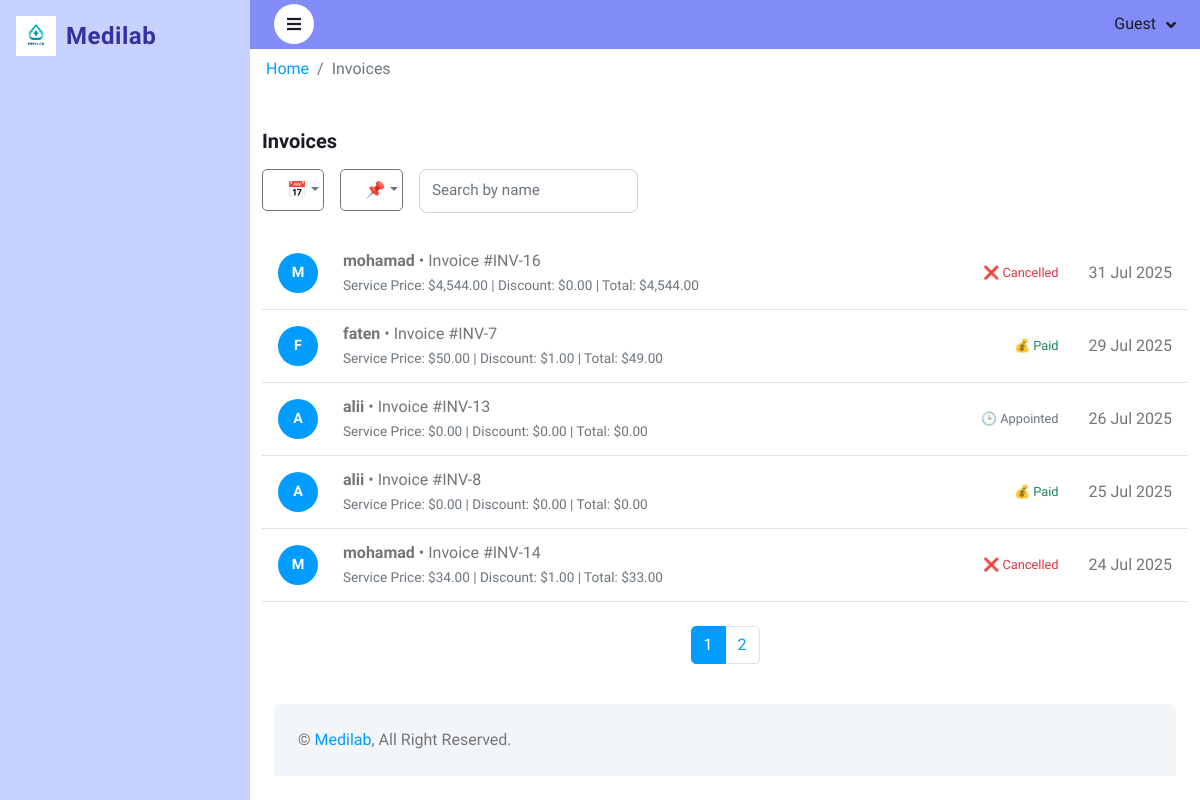
The page /admininvoices.php on the database its author committed.
### tables this page shows
CREATE TABLE IF NOT EXISTS `appointments` (
  `AppID` int(11) NOT NULL AUTO_INCREMENT,
  `PatientID` int(11) DEFAULT NULL,
  `RecepID` int(11) DEFAULT NULL,
  `DepID` int(11) DEFAULT NULL,
  `DocID` int(11) DEFAULT NULL,
  `FullName` varchar(150) NOT NULL,
  `AppDate` date NOT NULL,
  `StartTime` time NOT NULL,
  `Price` decimal(10,2) NOT NULL,
  `Discount` decimal(10,2) DEFAULT '0.00',
  `Total` decimal(10,2) GENERATED ALWAYS AS ((`Price` - `Discount`)) STORED,
  `Status` enum('Paid','Cancel','Appointed') NOT NULL DEFAULT 'Appointed',
  `CreatedAt` timestamp NULL DEFAULT CURRENT_TIMESTAMP,
  `Approved` tinyint(1) DEFAULT '0',
  `message` text,
  `PaymentAmount` decimal(10,2) DEFAULT '0.00',
  `RemainingAmount` decimal(10,2) NOT NULL DEFAULT '0.00',
  PRIMARY KEY (`AppID`),
  KEY `PatientID` (`PatientID`),
  KEY `RecepID` (`RecepID`),
  KEY `DepID` (`DepID`),
  KEY `DocID` (`DocID`)
);

CREATE TABLE IF NOT EXISTS `patient` (
  `PatientID` int(11) NOT NULL AUTO_INCREMENT,
  `FullName` varchar(150) NOT NULL,
  `Email` varchar(100) DEFAULT NULL,
  `Password` varchar(255) DEFAULT NULL,
  `Gender` enum('Male','Female') NOT NULL,
  `DOB` date NOT NULL,
  `Phone` varchar(20) DEFAULT NULL,
  PRIMARY KEY (`PatientID`)
);

### admininvoices.php (the view, shortened to what this page needs)
<?php require('common/head.php'); ?>
<body>
<?php require('common/sidebar.php'); ?>
<div class="content">
<?php require('common/navbar.php'); ?>
<div class="container-fluid py-2 px-3">
  <nav aria-label="breadcrumb">
    <ol class="breadcrumb mb-2">
      <li class="breadcrumb-item"><a href="index.php">Home</a></li>
      <li class="breadcrumb-item active" aria-current="page">Invoices</li>
    </ol>
  </nav>
</div>
<div class="container">
  <h5 class="section-title">Invoices</h5>
  <form id="filterForm" class="row g-3 mb-4" method="get">
    <div class="col-md-1 dropdown">
      <button class="btn btn-outline-secondary w-100 dropdown-toggle" type="button" data-bs-toggle="dropdown">📅</button>
    </div>
    <div class="col-md-1 dropdown">
      <button class="btn btn-outline-secondary w-100 dropdown-toggle" type="button" data-bs-toggle="dropdown">📌</button>
    </div>
    <div class="col-md-3">
      <input type="text" name="name" id="nameInput" class="form-control form-control-sm" placeholder="Search by name" value="<?= htmlspecialchars($_GET['name'] ?? '') ?>">
    </div>
  </form>
  <?php
  require_once 'dp.php';
  $conditions = [];
  $params = [];
  $types = '';
  $limit = 5;
$page = isset($_GET['page']) && is_numeric($_GET['page']) ? max(1, intval($_GET['page'])) : 1;
  $offset = ($page - 1) * $limit;
  $whereSQL = count($conditions) ? "WHERE " . implode(" AND ", $conditions) : "";
  $countQuery = "SELECT COUNT(*) as total FROM appointments a JOIN patient p ON a.PatientID = p.PatientID $whereSQL";
  $countStmt = $conn->prepare($countQuery);
  if ($countStmt) {
    $countStmt->execute();
    $totalRows = $countStmt->get_result()->fetch_assoc()['total'] ?? 0;
  }
  $totalPages = max(1, ceil($totalRows / $limit));
  $query = "
    SELECT a.AppID, p.FullName, a.Price, a.Discount, a.Total, a.Status, a.AppDate
    FROM appointments a
    JOIN patient p ON a.PatientID = p.PatientID
    $whereSQL
    ORDER BY a.AppDate DESC
    LIMIT ? OFFSET ?
  ";
  $params[] = $limit;
  $params[] = $offset;
  $types .= 'ii';
  $stmt = $conn->prepare($query);
  if ($stmt) {
    $stmt->bind_param($types, ...$params);
    $stmt->execute();
    $result = $stmt->get_result();
    if ($result->num_rows == 0) {
      echo "<div class='alert alert-warning'>No invoices found.</div>";
    } else {
      while ($row = $result->fetch_assoc()):
        $name = $row['FullName'];
        $appID = $row['AppID'];
        $total = number_format($row['Total'], 2);
        $price = number_format($row['Price'], 2);
        $discount = number_format($row['Discount'], 2);
        $date = date("d M Y", strtotime($row['AppDate']));
        $status = strtolower($row['Status']);
        $initials = strtoupper(substr($name, 0, 1)) . (str_contains($name, ' ') ? strtoupper(substr(strrchr($name, ' '), 1, 1)) : '');
        $statusBadge = match ($status) {
          'paid' => "<span class='text-success status-badge'>💰 Paid</span>",
          'cancel' => "<span class='text-danger status-badge'>❌ Cancelled</span>",
          default => "<span class='text-secondary status-badge'>🕒 Appointed</span>",
        };
  ?>
      <div class="row-item">
        <div class="patient-info">
          <div class="avatar bg-primary"><?= $initials ?></div>
          <div class="patient-details">
            <strong><?= htmlspecialchars($name) ?></strong> • Invoice #INV-<?= $appID ?><br />
            <small>Service Price: $<?= $price ?> | Discount: $<?= $discount ?> | Total: $<?= $total ?></small>
          </div>
        </div>
        <div class="status-time">
          <?= $statusBadge ?>
          <span><?= $date ?></span>
        </div>
      </div>
  <?php endwhile;
    }
  } else {
    echo "<div class='alert alert-danger'>Query error: " . $conn->error . "</div>";
  }
  ?>
  <?php if ($totalPages > 1): ?>
    <nav class="mt-4">
      <ul class="pagination justify-content-center">
        <?php
          $urlParams = $_GET;
          for ($i = 1; $i <= $totalPages; $i++):
            $urlParams['page'] = $i;
            $link = '?' . http_build_query($urlParams);
        ?>
          <li class="page-item <?= $i == $page ? 'active' : '' ?>">
            <a class="page-link" href="<?= $link ?>"><?= $i ?></a>
          </li>
        <?php endfor; ?>
      </ul>
    </nav>
  <?php endif; ?>
</div>
<?php require('common/footer.php'); ?>
</div>
</body>
</html>

### css/style.css (style rules this page uses)
:root { --primary: #009CFF; --light: #F3F6F9; --dark: #191C24; }
.btn { transition: .5s; }
.content { margin-left: 250px; min-height: 100vh; background: #FFFFFF; transition: 0.5s; }
@media (min-width: 992px) { .content { width: calc(100% - 250px); } }

### css/style1.css (style rules this page uses)
* { box-sizing: border-box; }
body { font-family: Arial, sans-serif; background-color: #f4f4f4; }

### common/head.php (style rules this page uses)
body { background-color: #f8f9fa; }
.form-control, .form-select { border-radius: 0.5rem; min-height: 44px; font-size: 0.95rem; padding: 0.6rem 0.75rem; }
.btn-outline-secondary { padding: 0.5rem 1.5rem; }

### admininvoices.php (style rules this page uses)
.avatar { width: 40px; height: 40px; border-radius: 50%; display: flex; align-items: center; justify-content: center; color: #fff; font-weight: 600; font-size: 0.9rem; margin-right: 15px; flex-shrink: 0; }
.row-item { background: #fff; border-bottom: 1px solid #dee2e6; padding: 12px 16px; display: flex; align-items: center; justify-content: space-between; }
.patient-info { display: flex; align-items: center; gap: 10px; flex: 1; }
.patient-details small { color: #6c757d; font-size: 0.85rem; }
.status-time { display: flex; align-items: center; gap: 30px; min-width: 200px; justify-content: flex-end; }
.status-badge { font-size: 0.8rem; }
h5.section-title { margin-top: 2rem; margin-bottom: 1rem; font-weight: 600; }

### rows shown on the page
appointments: PatientID.FullName "M", PatientID.FullName "mohamad", AppID "16", Price "4,544.00", Discount "0.00", Total "4,544.00", Status "❌ Cancelled", AppDate "31 Jul 2025"
appointments: PatientID.FullName "F", PatientID.FullName "faten", AppID "7", Price "50.00", Discount "1.00", Total "49.00", Status "💰 Paid", AppDate "29 Jul 2025"
appointments: PatientID.FullName "A", PatientID.FullName "alii", AppID "13", Price "0.00", Discount "0.00", Total "0.00", Status "🕒 Appointed", AppDate "26 Jul 2025"
appointments: PatientID.FullName "A", PatientID.FullName "alii", AppID "8", Price "0.00", Discount "0.00", Total "0.00", Status "💰 Paid", AppDate "25 Jul 2025"
appointments: PatientID.FullName "M", PatientID.FullName "mohamad", AppID "14", Price "34.00", Discount "1.00", Total "33.00", Status "❌ Cancelled", AppDate "24 Jul 2025"

### other values the page prints
$_SESSION['username'] "Guest"
